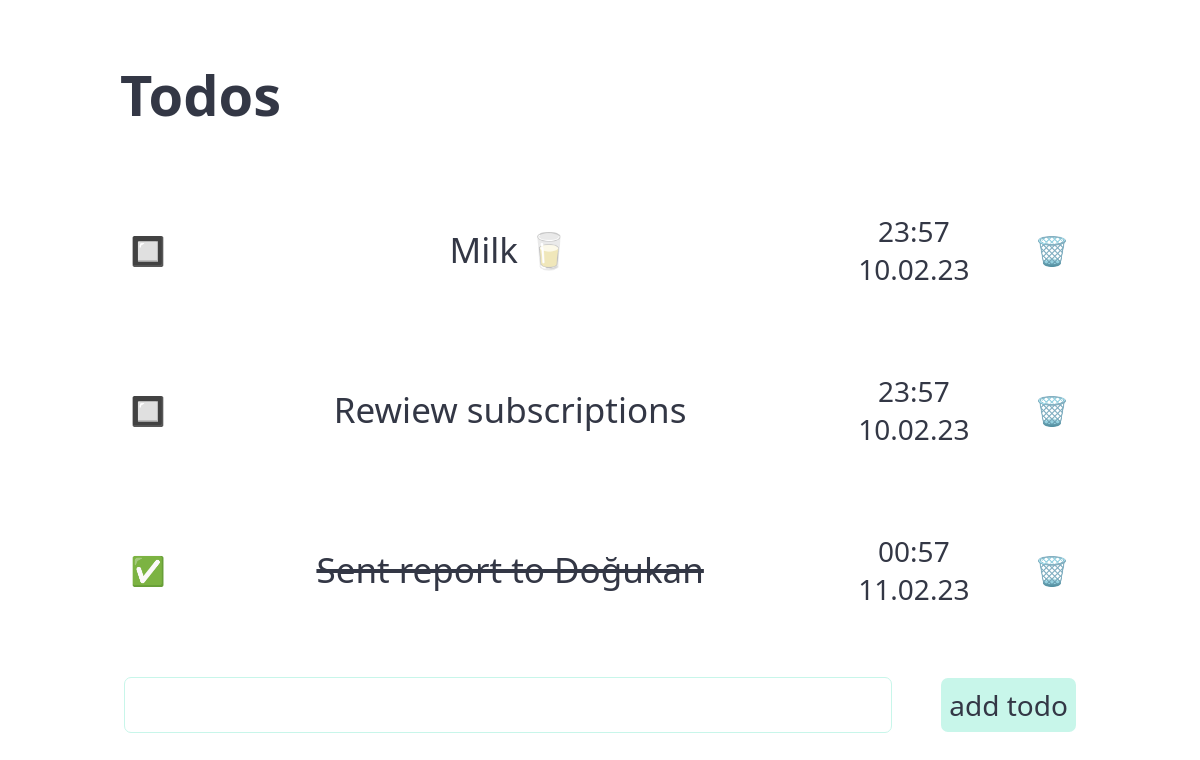
The page / on the database its author committed.
### tables this page shows
CREATE TABLE "todos" (
	"id"	INTEGER,
	"todo"	TEXT,
	"date"	TEXT,
	"time"	TEXT,
	"status"	TEXT DEFAULT 'False',
	"editDate"	TEXT,
	"editTime"	INTEGER,
	PRIMARY KEY("id" AUTOINCREMENT)
);

### app.py (the view)
@app.route("/")
def index():
    connection = sqlite3.connect("todos.db")
    cursor = connection.cursor()
    cursor.execute("select * from todos")
    todos = cursor.fetchall()
    return render_template("/index.html", todos=todos)

### templates/index.html (shortened to what this page needs)
<link
  rel="stylesheet"
  href="{{ url_for('static', filename='css/styles.css') }}"
/>
<body class="container">
  <h1>Todos</h1>
  {% for todo in todos %}{% if todo[4] == "False" %}
  <div class="notCompletedToDos">
    <div>
      <a href="/check/{{todo[0]}}" class="todoStatus">🔲</a>
    </div>
    <p class="todoContent">{{todo[1]}}</p>
    <p class="date">
      {{todo[3]}} <br />
      {{todo[2]}}
    </p>
    <div class="delete">
      <a href="/delete/{{todo[0]}}" class="todoStatus">🗑️</a>
    </div>
  </div>
  {% endif %}{% endfor %} {% for todo in todos %} {% if todo[4] == "True" %}
  <div class="completedToDos">
    <div>
      <a href="/uncheck/{{todo[0]}}" class="todoStatus">✅</a>
    </div>
    <p class="todoContent">{{todo[1]}}</p>
    <p class="date">
      {{todo[6]}} <br />
      {{todo[5]}}
    </p>
    <div class="delete">
      <a href="/delete/{{todo[0]}}" class="todoStatus">🗑️</a>
    </div>
  </div>
  {% endif %} {% endfor %}
  <div class="add">
    <input type="text" name="toodo" class="inputToDo" />
    <button type="submit" class="btnAdd" onclick="todo()">add todo</button>
  </div>
</body>

### static/css/styles.css (style rules this page uses)
* { font-family: system-ui, "Segoe UI", Roboto, Helvetica, Arial, sans-serif, "Apple Color Emoji", "Segoe UI Emoji", "Segoe UI Symbol"; color: #333745; user-select: none; text-align: center; transition: 0.2s; }
a { text-decoration: none; }
h1 { text-align: left; }
.container { display: block; margin: 2rem auto 0 auto; width: 80%; }
.btnAdd { padding: 0.3rem; font-size: 1rem; background-color: #C8F6EA; border-radius: 0.25rem; border: 0; cursor: pointer; margin: 1rem 0 0 1.5rem; }
.inputToDo { border: 1px solid #C8F6EA; border-radius: 0.25rem; height: 2rem; width: 80%; padding: 0.25rem; font-size: 1rem; transition: 0s; }
.notCompletedToDos, .completedToDos { display: flex; justify-content: space-between; }
.todoContent { width: 60%; user-select: text; }
.notCompletedToDos *, .completedToDos * { display: flex; align-items: center; justify-content: center; }
.notCompletedToDos, .completedToDos { padding: 0.5rem; }
.completedToDos .todoContent { text-decoration: line-through; text-decoration-color: #333745; text-decoration-thickness: 0.15rem; }
.todoContent { font-size: 1.25rem; }
.delete, .todoStatus { width: 1rem; }

### rows shown on the page
todos: todo "Milk 🥛", time "23:57", date "10.02.23"
todos: todo "Rewiew subscriptions", time "23:57", date "10.02.23"
todos: todo "Sent report to Doğukan", editTime "00:57", editDate "11.02.23"
